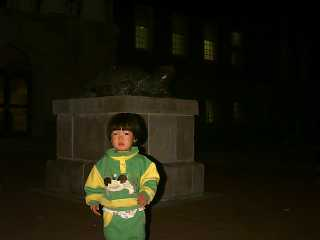
#> input picture 3_3.jpg, 320 x 240 px
$ python HW3_P3_3.py   (Python 2 division)
#> lines starting #> are read from the running program, lines starting #| are printed output that depends on the picture
### function.py
from __future__ import division
import cv2
import numpy as np
from math import *
import matplotlib.pyplot as plt
import matplotlib.image as mpimg
from skimage import img_as_ubyte


def histogram(img):    # pdf
    count = np.zeros(256)
    for p_val in range(256):         # 0-255
        count[p_val] = np.sum((img[:,:,2] == p_val))
    return count

def cdf(img):
    data = histogram(img)
    data = data.astype(float)
    pdf = np.zeros(data.shape)
    cdf = np.zeros(data.shape)
    ttl = 0

    n = len(data)
    x = np.arange(n)

    for i in range(n):
        pdf[i] = data[i]/(img.shape[0]*img.shape[1])   # Normalize pdf

    for j in range(n):
        ttl = ttl + pdf[j]
        cdf[j] = ttl

    return x, cdf


def LinStrtch(img, inup):
    img[:,:,2] = img[:,:,2] * ((255)/(inup))


def HistEq(img):
    x_axis, cdf_val = cdf(img)

    s_k = np.uint8(cdf_val*255)
    img[:,:, 2] = s_k[img[:,:,2]]


# [4 lines left out: function check, not called in this run]


def HistSp(img, mu, sigma):
    x = np.linspace(0, 255, 255)

    y = (1 / (np.sqrt(2 * np.pi * np.power(sigma, 2)))) *  (np.power(np.e, -(np.power((x - mu), 2) / (2 * np.power(sigma, 2)))))

    summ = np.sum(y)
    cdf = np.zeros(y.shape)
    ttl = 0

    for i in range(len(y)):   #cdf
        ttl += y[i]
        cdf[i]  = ttl

    cdf = cdf / summ          #normalized cdf [0,1]
    s_u = np.uint8(cdf*255)
    for i in range(img.shape[0]):
        for j in range(img.shape[1]):
            if img[i,j,2] > 254:
                img[i,j,2] = 254
            img[i,j, 2] = s_u[img[i,j,2]]


### HW3_P3_3.py
from __future__ import division
import cv2
import numpy as np
import function
import matplotlib.pyplot as plt
import matplotlib.image as mpimg
from skimage import img_as_ubyte


print '************** Problem 2 **************'
'''
 Figure 3_3.jpg for implementation
'''

X = cv2.imread('3_3.jpg')
#> X is the input picture: shape (240, 320, 3); mean B, G, R 11, 24.6, 26.2
img = cv2.cvtColor(X, cv2.COLOR_BGR2HSV)
#> img: shape (240, 320, 3); mean H, S, V 27.3, 178.5, 28.1

'''
Origianl Histogram and CDF Graph for 3_3.jpg
'''
hist_val = function.histogram(img)
#> after the loop in histogram, `for p_val in range(256):`: count = 256 values, max 5570 at index 5, min 2 at index 253, mean 300
#> hist_val has the same summary as count in histogram
x_data, y_data = function.cdf(img)
#> in cdf, `data = histogram(img)`: data has the same summary as count in histogram
#> in cdf, `n = len(data)`: n = 256
#> after the loop in cdf, `for i in range(n):`: pdf = 256 values, max 0.0725 at index 5, min 2.6e-05 at index 253, mean 0.00391
#> the loop in cdf, `for j in range(n):` made 256 passes
#> after the loop in cdf, `for j in range(n):`: cdf = 256 values from 0.0559 to 1; ttl = 1
#> x_data = 256 values from 0 to 255; y_data = 256 values from 0.0559 to 1

f1 = plt.figure()
ax1 = f1.add_subplot(111)
ax1.bar(np.arange(256), hist_val)
plt.title('Histogram for OriginalValue Channel')
plt.xlabel('Pixel Value')
plt.ylabel('Counts')
plt.grid(True)
plt.savefig('Histogram of Original 3_3.png')
#> figure, not shown here; tallest bar 5570 high, from x = 4.6 to 5.4

f2 = plt.figure()
ax2 = f2.add_subplot(111)
plt.title('CDF of Original Value Channel')
ax2.plot(x_data, y_data, marker= '.', linestyle= 'none')
plt.grid(True)
plt.ylabel("CDF")
plt.savefig('CDF of Original 3_3.png')
#> figure, not shown here; curve peaks at x = 255, y = 1


'''
Linear Stretched Histogram and CDF Graph for 3_3.jpg
'''
ls_img = cv2.cvtColor(X, cv2.COLOR_BGR2HSV)
function.LinStrtch(ls_img, 175)   # linear stretching
#> in LinStrtch, `img[:,:,2] = img[:,:,2] * ((255)/(inup))`: img: shape (240, 320, 3); mean H, S, V 27.3, 178.5, 35.5
ls_hist_val = function.histogram(ls_img)
#> ls_hist_val = 256 values, max 5588 at index 7, min 0 at index 117, mean 300
ls_x_data, ls_y_data = function.cdf(ls_img)
#> the loop in cdf (call 2), `for j in range(n):` made 256 passes
#> ls_x_data = 256 values from 0 to 255; ls_y_data = 256 values from 0.0561 to 1

f3 = plt.figure()
ax3 = f3.add_subplot(111)
ax3.bar(np.arange(256), ls_hist_val)
plt.title('Histogram for Linear Stretched Value Channel')
plt.xlabel('Pixel Value')
plt.ylabel('Counts')
plt.grid(True)
plt.savefig('Histogram of Linear Stretching 3_3.png')
#> figure, not shown here; tallest bar 5588 high, from x = 6.6 to 7.4

f4 = plt.figure()
ax4 = f4.add_subplot(111)
plt.title('CDF of Linear Stretched Value Channel')
ax4.plot(ls_x_data, ls_y_data, marker= '.', linestyle= 'none')
plt.grid(True)
plt.ylabel("CDF")
plt.savefig('CDF of Linear Stretching 3_3.png')
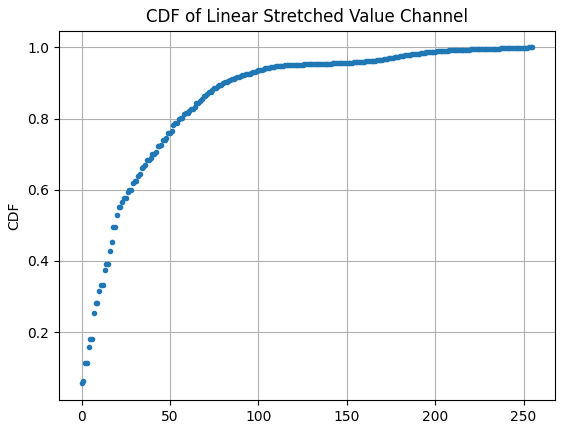
#> figure drawn by matplotlib, 1 panel; curve peaks at x = 255, y = 1


'''
Histogram Equalization and CDF Graph for 3_3.jpg
'''
he_img = cv2.cvtColor(X, cv2.COLOR_BGR2HSV)
function.HistEq(he_img)  # Histogram Equalization
#> in HistEq, `x_axis, cdf_val = cdf(img)`: x_axis = 256 values from 0 to 255; cdf_val = 256 values from 0.0559 to 1
#> in HistEq, `s_k = np.uint8(cdf_val*255)`: s_k = 256 values from 14 to 255
#> in HistEq, `img[:,:, 2] = s_k[img[:,:,2]]`: img: shape (240, 320, 3); mean H, S, V 27.3, 178.5, 130.4
he_hist_val = function.histogram(he_img)
#> he_hist_val = 256 values, max 5570 at index 64, min 0 at index 0, mean 300
he_x_data, he_y_data = function.cdf(he_img)
#> he_x_data = 256 values from 0 to 255; he_y_data = 256 values from 0 to 1

f5 = plt.figure()
ax5 = f5.add_subplot(111)
ax5.bar(np.arange(256), he_hist_val)
plt.title('Histogram for Histogram Equalization Value Channel')
plt.xlabel('Pixel Value')
plt.ylabel('Counts')
plt.grid(True)
plt.savefig('Histogram of Histogram Equalization 3_3.png')
#> figure, not shown here; tallest bar 5570 high, from x = 63.6 to 64.4

f6 = plt.figure()
ax6 = f6.add_subplot(111)
plt.title('CDF of Histogram Equalization Value Channel')
ax6.plot(he_x_data, he_y_data, marker= '.', linestyle= 'none')
plt.grid(True)
plt.ylabel("CDF")
plt.savefig('CDF of Histogram Equalization 3_3.png')
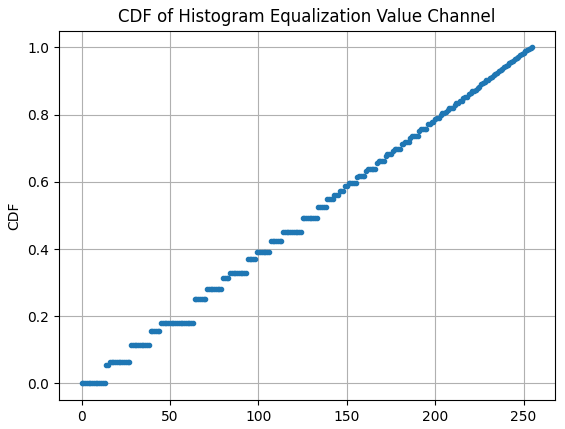
#> figure drawn by matplotlib, 1 panel; curve peaks at x = 255, y = 1


'''
Histogram Specification and CDF Graph for 3_3.jpg
'''
mu = 10
sigma = 40
hs_img = cv2.cvtColor(X, cv2.COLOR_BGR2HSV)
function.HistSp(hs_img, mu, sigma)  # Histogram Specification
#> after the loop in HistSp, `for i in range(img.shape[0]):`: img: shape (240, 320, 3); mean H, S, V 27.3, 178.5, 89.9
hs_hist_val = function.histogram(hs_img)
#> hs_hist_val = 256 values, max 5570 at index 24, min 0 at index 0, mean 300
hs_x_data, hs_y_data = function.cdf(hs_img)
#> hs_x_data = 256 values from 0 to 255; hs_y_data = 256 values from 0 to 1

f7 = plt.figure()
ax7 = f7.add_subplot(111)
ax7.bar(np.arange(256), hs_hist_val)
plt.title('Histogram for Histogram Specification Value Channel')
plt.xlabel('Pixel Value')
plt.ylabel('Counts')
plt.grid(True)
plt.savefig('Histogram of Histogram Specification 3_3.png')
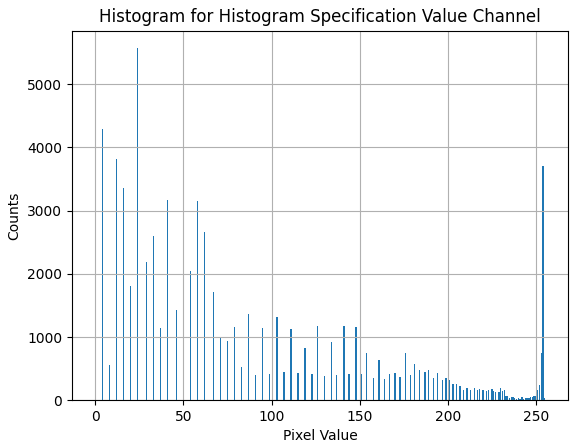
#> figure drawn by matplotlib, 1 panel; tallest bar 5570 high, from x = 23.6 to 24.4

f8 = plt.figure()
ax8 = f8.add_subplot(111)
plt.title('CDF of Histogram Specification Value Channel')
ax8.plot(hs_x_data, hs_y_data, marker= '.', linestyle= 'none')
plt.grid(True)
plt.ylabel("CDF")
plt.savefig('CDF of Histogram Specification 3_3.png')
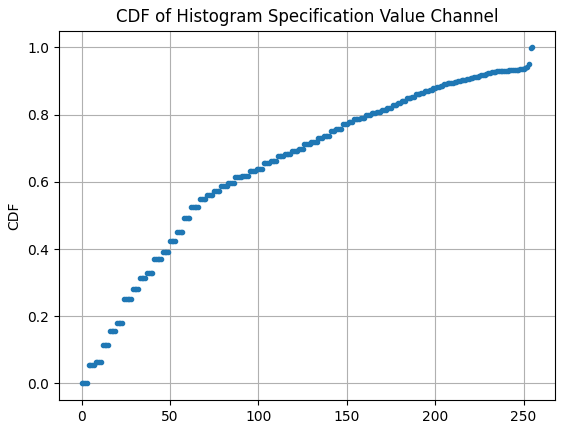
#> figure drawn by matplotlib, 1 panel; curve peaks at x = 255, y = 1


'''
Convert to RGB for Display and Save After Linear Stretching for 3_3.jpg
'''
ls_back_img = cv2.cvtColor(ls_img, cv2.COLOR_HSV2RGB)
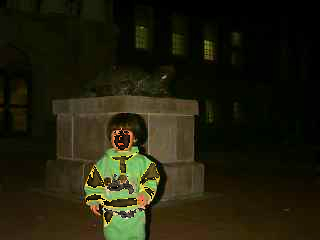
#> ls_back_img: shape (240, 320, 3); mean R, G, B 32.5, 30.9, 13.1

plt.figure()
plt.axis("off")
plt.imshow(ls_back_img)
plt.savefig('Linear Stretching for 3_3.png')


'''
Convert to RGB for Display and Save After Histogram Equalization for 3_3.jpg
'''
he_back_img = cv2.cvtColor(he_img, cv2.COLOR_HSV2RGB)
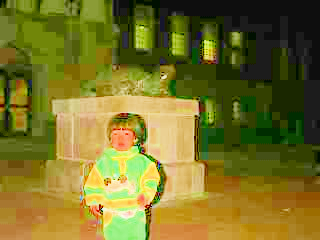
#> he_back_img: shape (240, 320, 3); mean R, G, B 120.2, 114, 39

plt.figure()
plt.axis("off")
plt.imshow(he_back_img)
plt.savefig('Histogram Equalization for 3_3.png')


'''
Convert to RGB for Display and Save After Specification for 3_3.jpg
'''
hs_back_img = cv2.cvtColor(hs_img, cv2.COLOR_HSV2RGB)
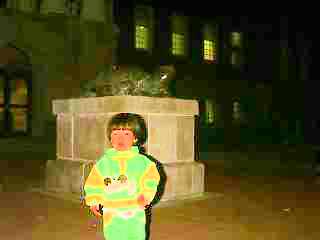
#> hs_back_img: shape (240, 320, 3); mean R, G, B 83.9, 77.8, 31

plt.figure()
plt.axis("off")
plt.imshow(hs_back_img)
plt.savefig('Specification for 3_3.png')

$ run again, with 3_2.jpg copied over 3_3.jpg
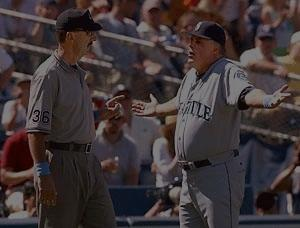
#> input picture 3_2.jpg, 300 x 228 px
#> X is the input picture: shape (228, 300, 3); mean B, G, R 53.7, 52.5, 62.4
#> after the loop in histogram, `for p_val in range(256):`: count = 256 values, max 1344 at index 53, min 0 at index 0, mean 267.2
#> hist_val has the same summary as count in histogram
#> data has the same summary as count in histogram
#> n = 256
#> after the loop in cdf, `for i in range(n):`: pdf = 256 values, max 0.0196 at index 53, min 0 at index 0, mean 0.00391
#> the loop in cdf, `for j in range(n):` made 256 passes
#> after the loop in cdf, `for j in range(n):`: cdf = 256 values from 0 to 1; ttl = 1
#> x_data = 256 values from 0 to 255; y_data = 256 values from 0 to 1
#> ls_hist_val = 256 values, max 1344 at index 77, min 0 at index 0, mean 267.2
#> the loop in cdf (call 2), `for j in range(n):` made 256 passes
#> ls_x_data = 256 values from 0 to 255; ls_y_data = 256 values from 0 to 1
#> x_axis = 256 values from 0 to 255; cdf_val = 256 values from 0 to 1
#> s_k = 256 values from 0 to 254
#> he_hist_val = 256 values, max 1344 at index 104, min 0 at index 12, mean 267.2
#> he_x_data = 256 values from 0 to 255; he_y_data = 256 values from 0.00292 to 1
#> `plt.savefig('CDF of Histogram Equalization 3_3.png')`:
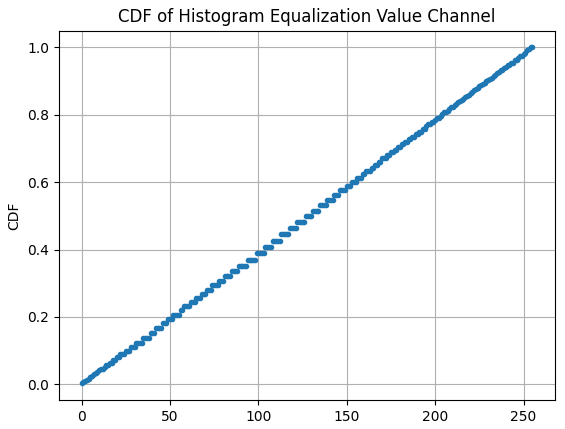
#> figure drawn by matplotlib, 1 panel; curve peaks at x = 254, y = 1
#> hs_hist_val = 256 values, max 4911 at index 254, min 0 at index 0, mean 267.2
#> hs_x_data = 256 values from 0 to 255; hs_y_data = 256 values from 0 to 1
#> `hs_back_img = cv2.cvtColor(hs_img, cv2.COLOR_HSV2RGB)`:
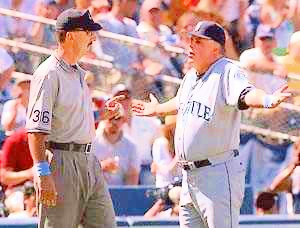
#> hs_back_img: shape (228, 300, 3); mean R, G, B 190, 157.8, 162.9

$ run again, with 3_1.bmp saved as 3_3.jpg
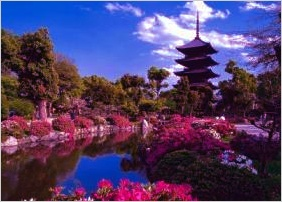
#> input picture 3_1.bmp, 282 x 202 px
#> X is the input picture: shape (202, 282, 3); mean B, G, R 107.1, 63.8, 82.9
#> after the loop in histogram, `for p_val in range(256):`: count = 256 values, max 1469 at index 255, min 0 at index 0, mean 222.5
#> hist_val has the same summary as count in histogram
#> data has the same summary as count in histogram
#> n = 256
#> after the loop in cdf, `for i in range(n):`: pdf = 256 values, max 0.0258 at index 255, min 0 at index 0, mean 0.00391
#> the loop in cdf, `for j in range(n):` made 256 passes
#> after the loop in cdf, `for j in range(n):`: cdf = 256 values from 0 to 1; ttl = 1
#> x_data = 256 values from 0 to 255; y_data = 256 values from 0 to 1
#> ls_hist_val = 256 values, max 1738 at index 115, min 0 at index 2, mean 222.5
#> the loop in cdf (call 2), `for j in range(n):` made 256 passes
#> ls_x_data = 256 values from 0 to 255; ls_y_data = 256 values from 0.00211 to 1
#> x_axis = 256 values from 0 to 255; cdf_val = 256 values from 0 to 1
#> s_k = 256 values from 0 to 254
#> he_hist_val = 256 values, max 1469 at index 254, min 0 at index 7, mean 222.5
#> he_x_data = 256 values from 0 to 255; he_y_data = 256 values from 0.00286 to 1
#> `plt.savefig('CDF of Histogram Equalization 3_3.png')`:
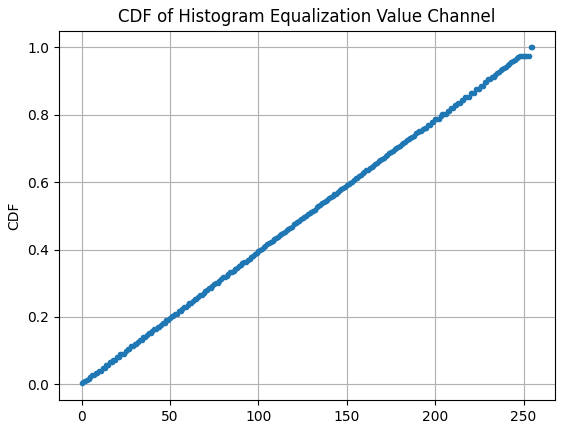
#> figure drawn by matplotlib, 1 panel; curve peaks at x = 254, y = 1
#> hs_hist_val = 256 values, max 25118 at index 254, min 0 at index 0, mean 222.5
#> hs_x_data = 256 values from 0 to 255; hs_y_data = 256 values from 0 to 1
#> `hs_back_img = cv2.cvtColor(hs_img, cv2.COLOR_HSV2RGB)`:
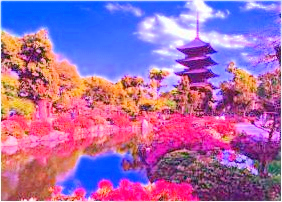
#> hs_back_img: shape (202, 282, 3); mean R, G, B 166.1, 107.9, 173.5
